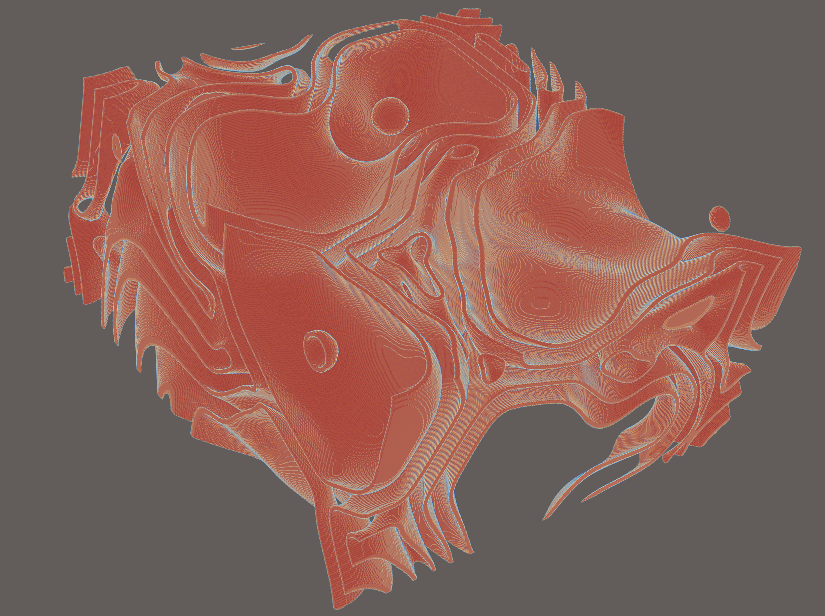
#> input picture tetris/TFG_INF/archivos/membrana0.png, 825 x 616 px; its folder holds only this picture in this run
$ python -i image_processing_3d.py   (imports and definitions only)
#> lines starting #> are read from the running program, lines starting #| are printed output that depends on the picture
#> further down, picture is the input picture: shape (616, 825, 3); mean B, G, R 88.1, 96.9, 135.7
"""
Procesamiento de Volúmenes 3D para el Algoritmo Tetris
=======================================================

Operaciones 3D basadas en el diagrama del paper adaptadas a volúmenes:
- Smooth and Binarize (3D)
- Dilate (3D)
- Subtract (In-shell 3D)
- Correlate (3D)
- Frontier computation (3D)
"""

import numpy as np
from scipy.ndimage import gaussian_filter, binary_dilation, binary_closing, binary_erosion, rotate
from scipy import signal
from skimage.morphology import ball
from typing import Tuple


class ImageProcessing3D:
    """
    Clase con operaciones de procesamiento de volúmenes 3D para el algoritmo Tetris.
    Extiende las operaciones 2D al espacio tridimensional.
    """

    # [15 lines left out: function calculate_frontier_radius, not called in this run]

    @staticmethod
    def randomly_rotate(data: np.ndarray,
                       angles: Tuple[float, float, float] = None) -> Tuple[np.ndarray, Tuple[float, float, float]]:
        """
        Paso: Randomly rotate one molecule (3D)

        Rota un volumen 3D aleatoriamente en los 3 ejes.

        Args:
            data: Volumen 3D (Z, Y, X)
            angles: (angle_z, angle_y, angle_x) o None para aleatorio

        Returns:
            Tupla (volumen rotado, ángulos usados)
        """
        if angles is None:
            angles = (
                np.random.uniform(0, 360),
                np.random.uniform(0, 360),
                np.random.uniform(0, 360)
            )

        rotated = data.copy()
        # Rotar en eje Z (plano XY)
        rotated = rotate(rotated, angles[0], axes=(1, 2), reshape=False, order=1, mode='constant', cval=0)
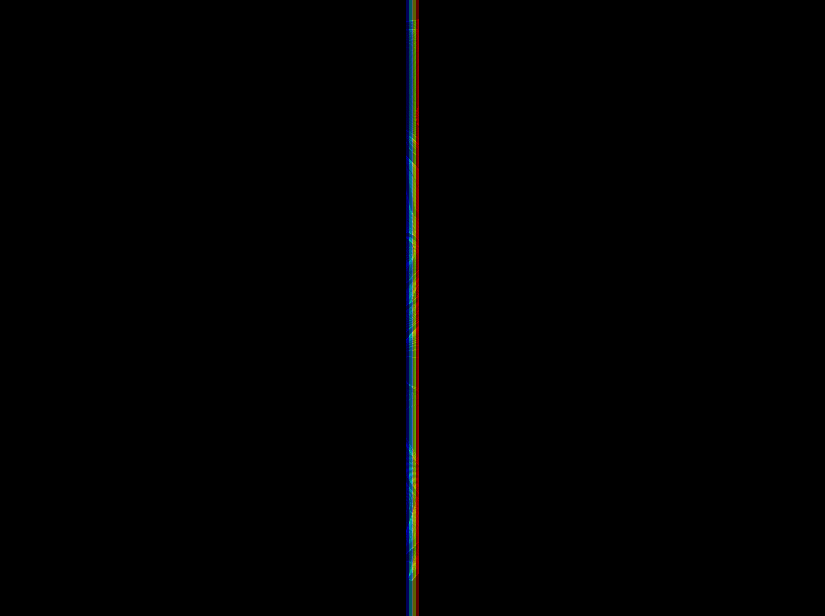
#> rotated: shape (616, 825, 3); mean B, G, R 1, 1, 1
        # Rotar en eje Y (plano XZ)
        rotated = rotate(rotated, angles[1], axes=(0, 2), reshape=False, order=1, mode='constant', cval=0)
        # Rotar en eje X (plano YZ)
        rotated = rotate(rotated, angles[2], axes=(0, 1), reshape=False, order=1, mode='constant', cval=0)

        return rotated, angles

    # [541 lines left out: functions smooth_and_binarize, threshold_binarize, dilate, subtract, create_in_shell, correlate and 9 more, not called in this run]

>>> import cv2
>>> picture = cv2.imread('../TFG_INF/archivos/membrana0.png')
>>> result = ImageProcessing3D().randomly_rotate(picture)

$ run again, on tetris/TFG_INF/archivos/membrana1.png
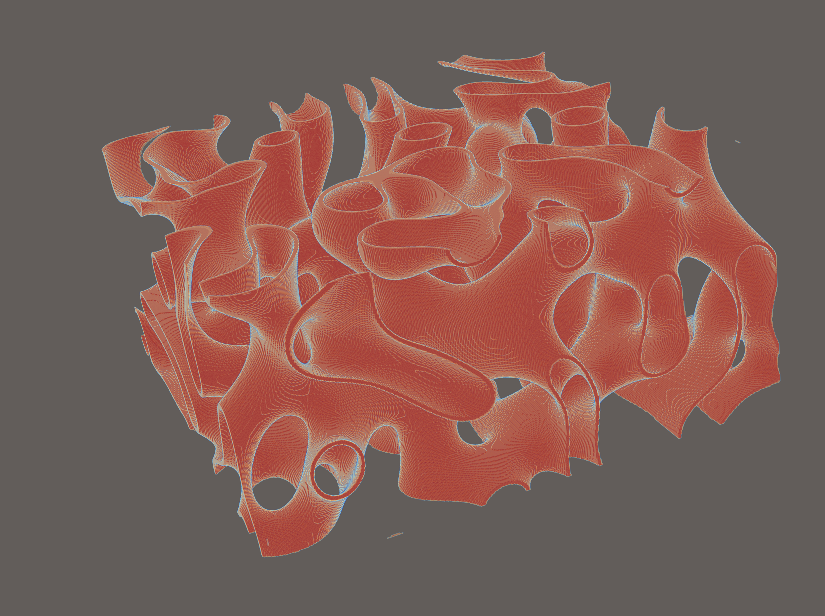
#> input picture tetris/TFG_INF/archivos/membrana1.png, 825 x 616 px
#> picture is the input picture: shape (616, 825, 3); mean B, G, R 85.8, 93.3, 129.5
#> in randomly_rotate, `rotated = rotate(rotated, angles[0], axes=(1, 2), reshape=False, order..`:
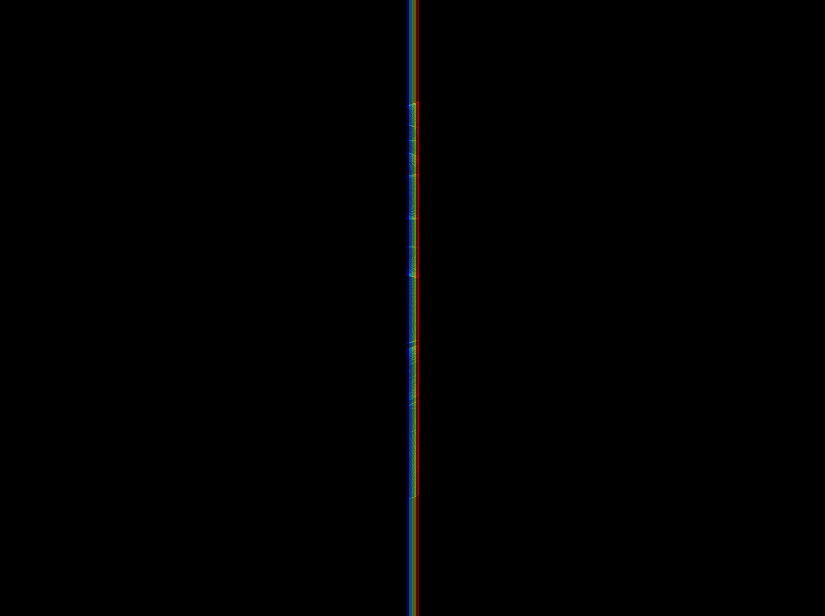
#> rotated: shape (616, 825, 3); mean B, G, R 0.9, 0.8, 0.8

$ run again, on tetris/TFG_INF/archivos/membrana2.png
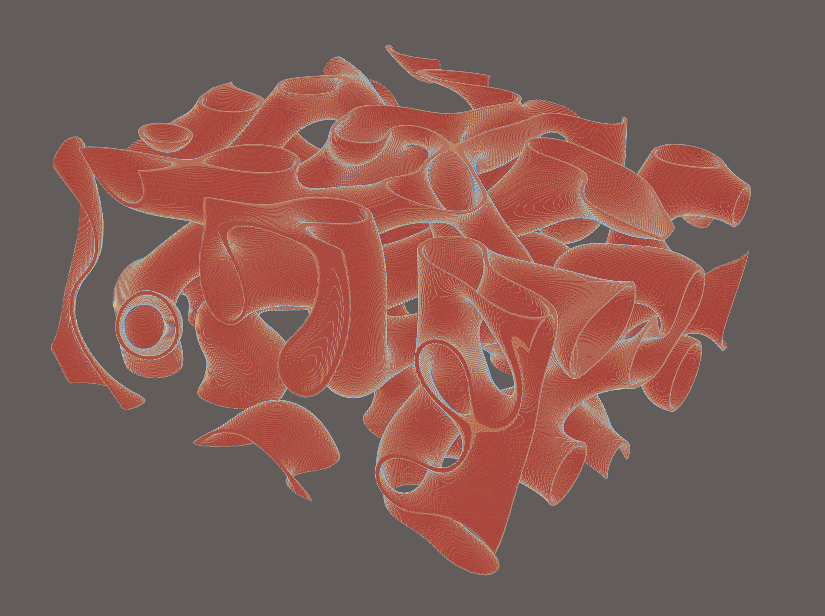
#> input picture tetris/TFG_INF/archivos/membrana2.png, 825 x 616 px
#> picture is the input picture: shape (616, 825, 3); mean B, G, R 85.9, 93.4, 129.3
#> in randomly_rotate, `rotated = rotate(rotated, angles[0], axes=(1, 2), reshape=False, order..`:
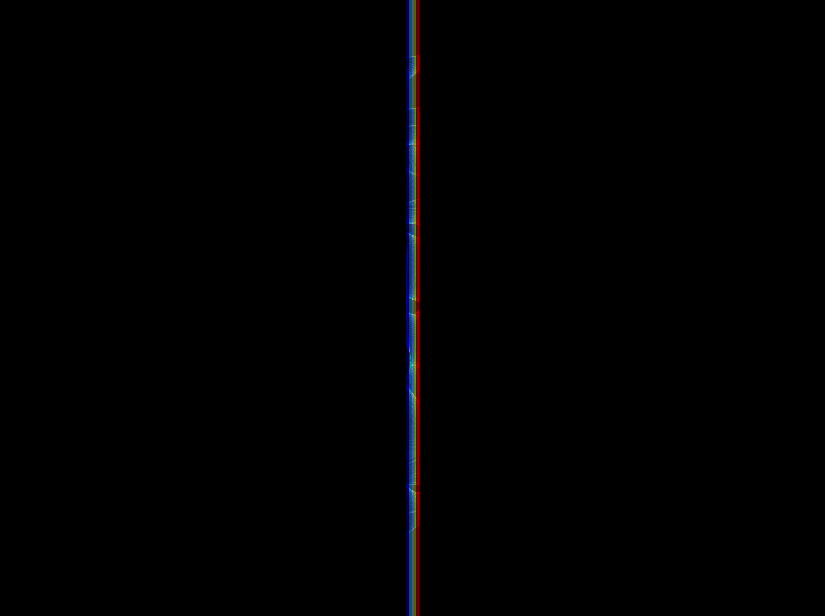
#> rotated: shape (616, 825, 3); mean B, G, R 0.9, 0.9, 0.9

$ run again, on tetris/TFG_INF/archivos/membrana3.png
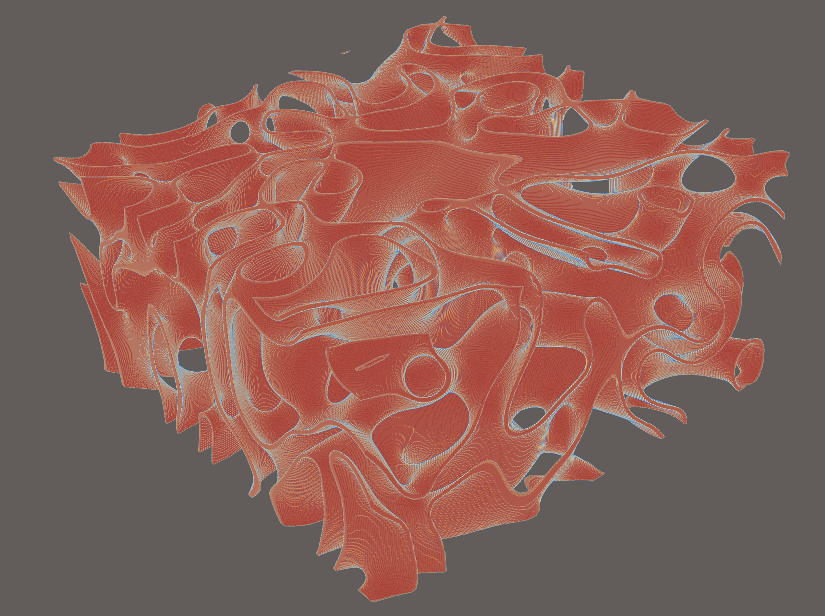
#> input picture tetris/TFG_INF/archivos/membrana3.png, 825 x 616 px
#> picture is the input picture: shape (616, 825, 3); mean B, G, R 87.7, 96.2, 135.3
#> in randomly_rotate, `rotated = rotate(rotated, angles[0], axes=(1, 2), reshape=False, order..`:
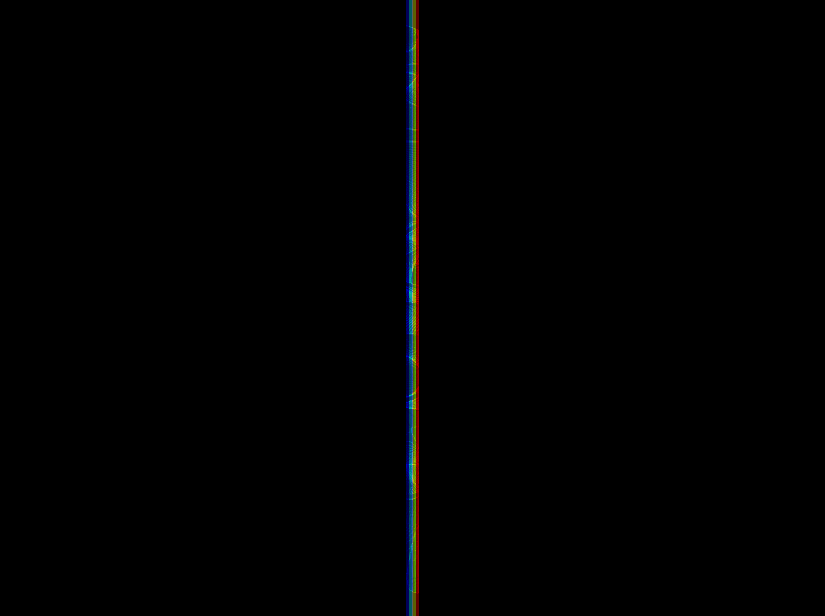
#> rotated: shape (616, 825, 3); mean B, G, R 1, 1, 1
